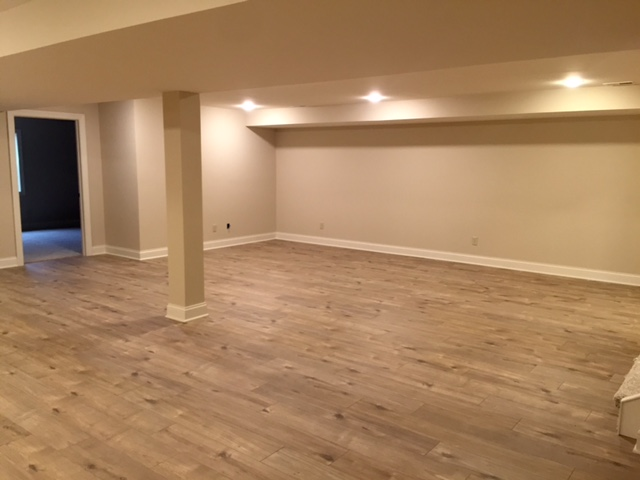
#> input picture data/background/1.jpg, 640 x 480 px; its folder holds only this picture in this run
$ python generate_data.py
#> lines starting #> are read from the running program, lines starting #| are printed output that depends on the picture; after the words box and inside, x2 and y2 are one past the last pixel; in counts of white or black regions, pixels touching at a corner belong together
import cv2
import numpy as np
import argparse

import os
from pathlib import Path
import random

import albumentations as A
from tqdm import tqdm


def parse_opt():

    ap = argparse.ArgumentParser()

    ap.add_argument('--train_num', type=int, default=0)
    ap.add_argument('--dev_num', type=int, default=20)
    ap.add_argument('--page', type=str, default=os.path.join('data', 'page'))
    ap.add_argument('--foot', type=str, default=os.path.join('data', 'foot'))
    ap.add_argument('--background', type=str, default=os.path.join('data', 'background'))

    args = vars(ap.parse_args())

    return args


IMG_EXTS = ['.jpg', '.jpeg', '.png']


def make_dir(*args):
    path = os.path.join(*args)
    os.makedirs(path, exist_ok=True)
    return path


# [19 lines left out: function mask_page, not called in this run]


def mask_foot(ft_img):
    # TODO cải tiến tiếp

    hsv = cv2.cvtColor(ft_img, cv2.COLOR_BGR2HSV)
    hsv[:, :, 0] = cv2.medianBlur(hsv[:, :, 0], 3)

    mask = np.where(np.logical_and(0 < hsv[:, :, 0], hsv[:, :, 0] < 20), 255, 0).astype('uint8')    # TODO xem lại đoạn này, bỏ cái 0 < đi được không?
    mask = cv2.morphologyEx(mask, cv2.MORPH_OPEN, cv2.getStructuringElement(cv2.MORPH_RECT, (3, 3)), iterations=5)

    return mask

def get_bg_transform(bg_paths, p=0.5):
    return A.Compose([
        A.RandomResizedCrop(height=512, width=512, scale=(0.01, 1.0), ratio=(0.2, 1.8), p=1),   # square 512 is critical
        A.RandomGridShuffle(p=p),
        A.Flip(p=p),
        A.Perspective(p=p),
        A.PiecewiseAffine(p=p),
        A.SafeRotate(p=p),
        A.Downscale(scale_min=0.5, scale_max=0.999, p=p),
        A.HueSaturationValue(hue_shift_limit=20, sat_shift_limit=40, val_shift_limit=80, p=p),
        # A.FDA(bg_paths, p=p),
        # A.HistogramMatching(bg_paths, p=p),
        ])


# [27 lines left out: functions get_pg_transform, get_ft_transform, paste, not called in this run]

def main(args):

    # read image paths
    bg_paths = [str(_) for _ in Path(args['background']).glob('*')
                if os.path.splitext(os.path.basename(str(_)))[1] in IMG_EXTS]
    pg_paths = [str(_) for _ in Path(args['page']).glob('*')
                if os.path.splitext(os.path.basename(str(_)))[1] in IMG_EXTS]
    ft_paths = [str(_) for _ in Path(args['foot']).glob('*')
                if os.path.splitext(os.path.basename(str(_)))[1] in IMG_EXTS]

    # read image array BGR
    bg_images = [cv2.imread(path) for path in bg_paths]
#> bg_images = 1 item
    pg_images = [cv2.imread(path) for path in pg_paths]
    ft_images = [cv2.imread(path) for path in ft_paths]
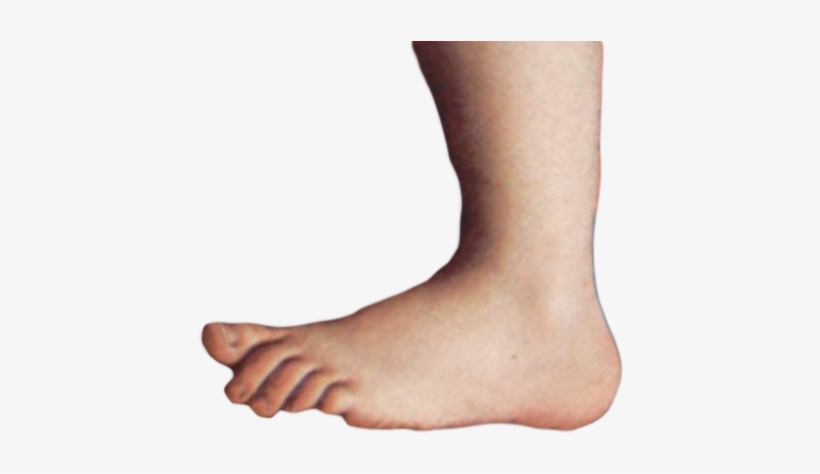
#> input picture data/foot/1.jpg, 820 x 474 px
#> ft_images = 1 item

    # get mask for page and foot
    pg_masks = [mask_page(img) for img in pg_images]
    ft_masks = [mask_foot(img) for img in ft_images]
#> in mask_foot, `hsv = cv2.cvtColor(ft_img, cv2.COLOR_BGR2HSV)`: hsv: shape (474, 820, 3); mean H, S, V 4.5, 17, 234.4
#> in mask_foot, ft_img is the input picture: shape (474, 820, 3); mean B, G, R 222.2, 226.1, 234.4
#> in mask_foot, `hsv[:, :, 0] = cv2.medianBlur(hsv[:, :, 0], 3)`: hsv: shape (474, 820, 3); mean H, S, V 4, 17, 234.4
#> in mask_foot, `mask = np.where(np.logical_and(0 < hsv[:, :, 0], hsv[:, :, 0] < 20), 2..`:
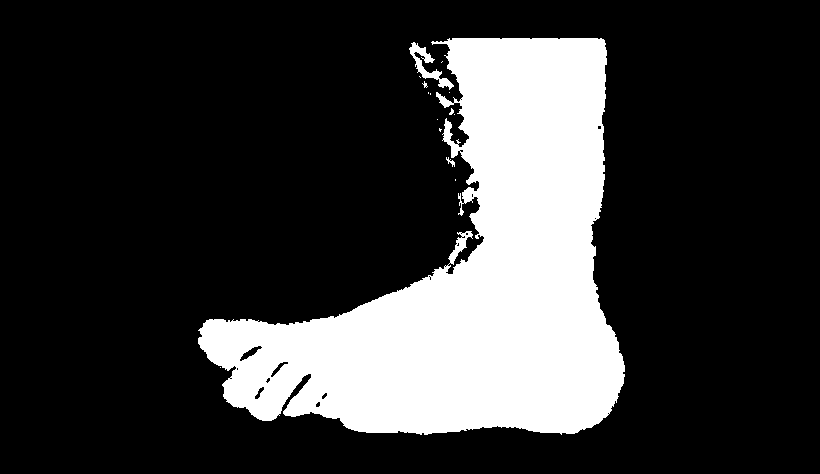
#> mask: shape (474, 820); 22.1% white; 15 white regions (11 under 20 px), largest, box (x1, y1, x2, y2) and area: (198, 38, 625, 435) 85160, (409, 42, 454, 90) 559, (446, 157, 455, 167) 36, (449, 108, 454, 115) 20
#> in mask_foot, `mask = cv2.morphologyEx(mask, cv2.MORPH_OPEN, cv2.getStructuringElemen..`:
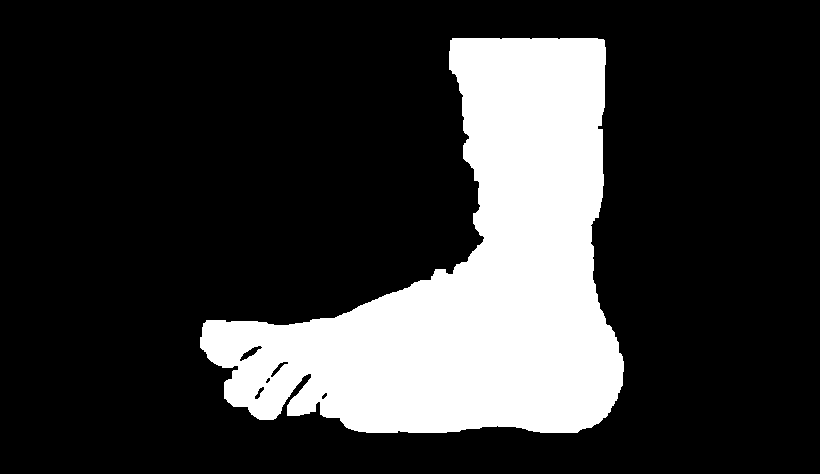
#> mask: shape (474, 820); 21.5% white; 1 white region, box (x1, y1, x2, y2) and area: (200, 38, 624, 433) 83407
#> ft_masks = 1 item

    # make dir for trainset and devset
    train_img_dir = make_dir('trainset', 'images')
    train_lbl_dir = make_dir('trainset', 'labels')
    dev_img_dir = make_dir('devset', 'images')
    dev_lbl_dir = make_dir('devset', 'labels')

    for mode, img_dir, lbl_dir, num in (('train', train_img_dir, train_lbl_dir, args['train_num']), ('dev', dev_img_dir, dev_lbl_dir, args['dev_num'])):
        start = len(os.listdir(img_dir))

        for i in tqdm(range(num), ascii=True, desc='Generating for ' + mode):

            # create new augmented background
            bg_transform = get_bg_transform(bg_paths, 0.5)
            bg_transformed = bg_transform(image=cv2.cvtColor(random.choice(bg_images), cv2.COLOR_BGR2RGB))
            syn_bg = cv2.cvtColor(bg_transformed['image'], cv2.COLOR_RGB2BGR)

            # create new augment page
            idx = random.randrange(len(pg_images))
            pg_img, pg_msk = pg_images[idx], pg_masks[idx]
            pg_transform = get_pg_transform(0.5)
            pg_transformed = pg_transform(image=cv2.cvtColor(pg_img, cv2.COLOR_BGR2RGB), mask=pg_msk)
            syn_pg = cv2.cvtColor(pg_transformed['image'], cv2.COLOR_RGB2BGR)
            syn_pg_msk = pg_transformed['mask']

            # create new augment foot
            idx = random.randrange(len(ft_images))
            ft_img, ft_msk = ft_images[idx], ft_masks[idx]
            ft_transform = get_ft_transform(0.5)
            ft_transformed = ft_transform(image=cv2.cvtColor(ft_img, cv2.COLOR_BGR2RGB), mask=ft_msk)
            syn_ft = cv2.cvtColor(ft_transformed['image'], cv2.COLOR_RGB2BGR)
            syn_ft_msk = ft_transformed['mask']

            syn_img = paste(syn_pg, syn_bg, syn_pg_msk)
            syn_img = paste(syn_ft, syn_img, syn_ft_msk)

            name = ('000000' + str(start + i))[-6:]
            cv2.imwrite(os.path.join(img_dir, name + '.jpg'), syn_img)
            cv2.imwrite(os.path.join(lbl_dir, name + '_pg.jpg'), syn_pg_msk)
            cv2.imwrite(os.path.join(lbl_dir, name + '_ft.jpg'), syn_ft_msk)

            # TODO sinh thêm ảnh không có chân/giấy


if __name__ == '__main__':

    args = parse_opt()

    main(args)
#> (the call stopped at in get_bg_transform, `return A.Compose([ A.RandomResizedCrop(height=512, width=512, scale=(0..`: albumentations is not available in this run)

    import matplotlib.pyplot as plt

    # [6 lines of commented-out code are left out]
